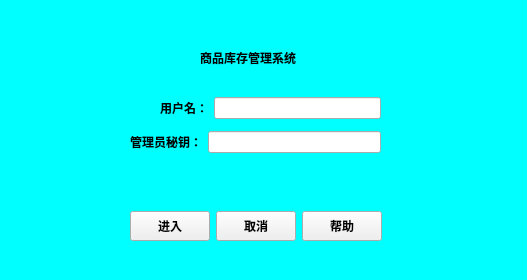
<?xml version="1.0" encoding="UTF-8"?>
<ui version="4.0">
 <class>Widget</class>
 <widget class="QWidget" name="Widget">
  <property name="geometry">
   <rect>
    <x>0</x>
    <y>0</y>
    <width>527</width>
    <height>280</height>
   </rect>
  </property>
  <property name="windowTitle">
   <string>商品库存管理</string>
  </property>
  <property name="windowIcon">
   <iconset resource="images.qrc">
    <normaloff>:/new/prefix1/images/main_logo.png</normaloff>:/new/prefix1/images/main_logo.png</iconset>
  </property>
  <property name="styleSheet">
   <string notr="true">#Widget{background-color: rgb(0, 255, 255);}</string>
  </property>
  <widget class="QLabel" name="label">
   <property name="geometry">
    <rect>
     <x>200</x>
     <y>50</y>
     <width>171</width>
     <height>16</height>
    </rect>
   </property>
   <property name="font">
    <font>
     <family>宋体</family>
     <weight>75</weight>
     <bold>true</bold>
    </font>
   </property>
   <property name="text">
    <string>商品库存管理系统</string>
   </property>
  </widget>
  <widget class="QWidget" name="layoutWidget">
   <property name="geometry">
    <rect>
     <x>130</x>
     <y>130</y>
     <width>251</width>
     <height>24</height>
    </rect>
   </property>
   <layout class="QHBoxLayout" name="horizontalLayout">
    <item>
     <widget class="QLabel" name="label_2">
      <property name="font">
       <font>
        <family>宋体</family>
        <weight>75</weight>
        <bold>true</bold>
       </font>
      </property>
      <property name="text">
       <string>管理员秘钥：</string>
      </property>
     </widget>
    </item>
    <item>
     <widget class="QLineEdit" name="lineEdit"/>
    </item>
   </layout>
  </widget>
  <widget class="QWidget" name="layoutWidget">
   <property name="geometry">
    <rect>
     <x>130</x>
     <y>210</y>
     <width>254</width>
     <height>32</height>
    </rect>
   </property>
   <layout class="QGridLayout" name="gridLayout">
    <item row="0" column="0">
     <widget class="QPushButton" name="pushButton">
      <property name="minimumSize">
       <size>
        <width>80</width>
        <height>30</height>
       </size>
      </property>
      <property name="maximumSize">
       <size>
        <width>80</width>
        <height>30</height>
       </size>
      </property>
      <property name="font">
       <font>
        <family>宋体</family>
        <weight>75</weight>
        <bold>true</bold>
       </font>
      </property>
      <property name="text">
       <string>进入</string>
      </property>
      <property name="icon">
       <iconset resource="images.qrc">
        <normaloff>:/new/prefix1/images/btn_ok.png</normaloff>:/new/prefix1/images/btn_ok.png</iconset>
      </property>
      <property name="iconSize">
       <size>
        <width>20</width>
        <height>20</height>
       </size>
      </property>
     </widget>
    </item>
    <item row="0" column="1">
     <widget class="QPushButton" name="pushButton_2">
      <property name="minimumSize">
       <size>
        <width>80</width>
        <height>30</height>
       </size>
      </property>
      <property name="maximumSize">
       <size>
        <width>80</width>
        <height>30</height>
       </size>
      </property>
      <property name="font">
       <font>
        <family>宋体</family>
        <weight>75</weight>
        <bold>true</bold>
       </font>
      </property>
      <property name="text">
       <string>取消</string>
      </property>
      <property name="icon">
       <iconset resource="images.qrc">
        <normaloff>:/new/prefix1/images/btn_close.png</normaloff>:/new/prefix1/images/btn_close.png</iconset>
      </property>
     </widget>
    </item>
    <item row="0" column="2">
     <widget class="QPushButton" name="pushButton_3">
      <property name="minimumSize">
       <size>
        <width>80</width>
        <height>30</height>
       </size>
      </property>
      <property name="maximumSize">
       <size>
        <width>80</width>
        <height>30</height>
       </size>
      </property>
      <property name="font">
       <font>
        <family>宋体</family>
        <weight>75</weight>
        <bold>true</bold>
       </font>
      </property>
      <property name="text">
       <string>帮助</string>
      </property>
      <property name="icon">
       <iconset resource="images.qrc">
        <normaloff>:/new/prefix1/images/msg_question.png</normaloff>:/new/prefix1/images/msg_question.png</iconset>
      </property>
     </widget>
    </item>
   </layout>
  </widget>
  <widget class="QWidget" name="layoutWidget">
   <property name="geometry">
    <rect>
     <x>160</x>
     <y>93</y>
     <width>221</width>
     <height>31</height>
    </rect>
   </property>
   <layout class="QGridLayout" name="gridLayout_2">
    <item row="0" column="0">
     <widget class="QLabel" name="label_3">
      <property name="font">
       <font>
        <family>宋体</family>
        <weight>75</weight>
        <bold>true</bold>
       </font>
      </property>
      <property name="text">
       <string>用户名：</string>
      </property>
     </widget>
    </item>
    <item row="0" column="1">
     <widget class="QLineEdit" name="lineEdit_2"/>
    </item>
   </layout>
  </widget>
 </widget>
 <resources>
  <include location="images.qrc"/>
 </resources>
 <connections/>
</ui>
